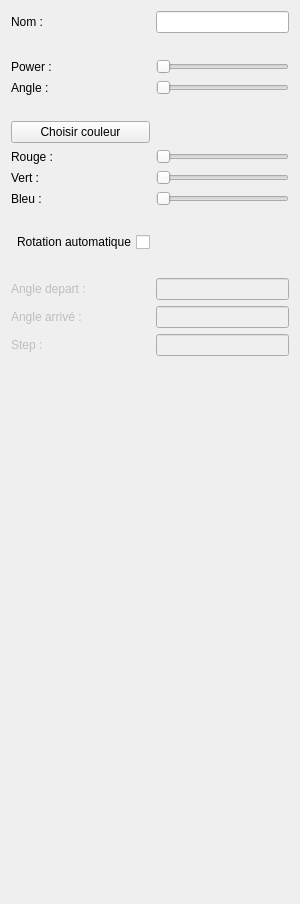
<?xml version="1.0" encoding="UTF-8"?>
<ui version="4.0">
 <class>LaserOptionWidget</class>
 <widget class="QWidget" name="LaserOptionWidget">
  <property name="geometry">
   <rect>
    <x>0</x>
    <y>0</y>
    <width>300</width>
    <height>904</height>
   </rect>
  </property>
  <property name="windowTitle">
   <string>Form</string>
  </property>
  <property name="layoutDirection">
   <enum>Qt::RightToLeft</enum>
  </property>
  <layout class="QVBoxLayout" name="verticalLayout_2">
   <item>
    <layout class="QGridLayout" name="gridLayout">
     <item row="12" column="1">
      <widget class="QLabel" name="_autoAngleStartLbl">
       <property name="enabled">
        <bool>false</bool>
       </property>
       <property name="text">
        <string>Angle depart :</string>
       </property>
      </widget>
     </item>
     <item row="12" column="0">
      <widget class="QLineEdit" name="_autoAngleStartEdit">
       <property name="enabled">
        <bool>false</bool>
       </property>
      </widget>
     </item>
     <item row="13" column="1">
      <widget class="QLabel" name="_autoAngleEndLbl">
       <property name="enabled">
        <bool>false</bool>
       </property>
       <property name="text">
        <string>Angle arrivé :</string>
       </property>
      </widget>
     </item>
     <item row="15" column="0">
      <spacer name="horizontalSpacer">
       <property name="orientation">
        <enum>Qt::Horizontal</enum>
       </property>
       <property name="sizeHint" stdset="0">
        <size>
         <width>40</width>
         <height>20</height>
        </size>
       </property>
      </spacer>
     </item>
     <item row="2" column="0">
      <widget class="QSlider" name="_powerEdit">
       <property name="layoutDirection">
        <enum>Qt::LeftToRight</enum>
       </property>
       <property name="maximum">
        <number>2000</number>
       </property>
       <property name="singleStep">
        <number>1</number>
       </property>
       <property name="orientation">
        <enum>Qt::Horizontal</enum>
       </property>
      </widget>
     </item>
     <item row="9" column="1">
      <widget class="QLabel" name="label_2">
       <property name="text">
        <string/>
       </property>
      </widget>
     </item>
     <item row="15" column="1">
      <spacer name="verticalSpacer">
       <property name="orientation">
        <enum>Qt::Vertical</enum>
       </property>
       <property name="sizeHint" stdset="0">
        <size>
         <width>20</width>
         <height>40</height>
        </size>
       </property>
      </spacer>
     </item>
     <item row="6" column="1">
      <widget class="QLabel" name="label_3">
       <property name="text">
        <string>Rouge :</string>
       </property>
      </widget>
     </item>
     <item row="3" column="0">
      <widget class="QSlider" name="_angleEdit">
       <property name="layoutDirection">
        <enum>Qt::LeftToRight</enum>
       </property>
       <property name="maximum">
        <number>36000</number>
       </property>
       <property name="orientation">
        <enum>Qt::Horizontal</enum>
       </property>
      </widget>
     </item>
     <item row="4" column="1">
      <widget class="QLabel" name="label_7">
       <property name="text">
        <string/>
       </property>
      </widget>
     </item>
     <item row="10" column="1">
      <widget class="QCheckBox" name="_automaticRotationCheckbox">
       <property name="enabled">
        <bool>true</bool>
       </property>
       <property name="text">
        <string>Rotation automatique</string>
       </property>
      </widget>
     </item>
     <item row="14" column="1">
      <widget class="QLabel" name="_autoAngleStepLbl">
       <property name="enabled">
        <bool>false</bool>
       </property>
       <property name="text">
        <string>Step :</string>
       </property>
      </widget>
     </item>
     <item row="14" column="0">
      <widget class="QLineEdit" name="_autoAngleStepEdit">
       <property name="enabled">
        <bool>false</bool>
       </property>
      </widget>
     </item>
     <item row="13" column="0">
      <widget class="QLineEdit" name="_autoAngleEndEdit">
       <property name="enabled">
        <bool>false</bool>
       </property>
      </widget>
     </item>
     <item row="8" column="0">
      <widget class="QSlider" name="_colorBlueEdit">
       <property name="layoutDirection">
        <enum>Qt::LeftToRight</enum>
       </property>
       <property name="maximum">
        <number>10000</number>
       </property>
       <property name="orientation">
        <enum>Qt::Horizontal</enum>
       </property>
      </widget>
     </item>
     <item row="7" column="1">
      <widget class="QLabel" name="label_4">
       <property name="text">
        <string>Vert :</string>
       </property>
      </widget>
     </item>
     <item row="5" column="1">
      <widget class="QPushButton" name="_chooseColorButton">
       <property name="text">
        <string>Choisir couleur</string>
       </property>
      </widget>
     </item>
     <item row="3" column="1">
      <widget class="QLabel" name="_angleLabel">
       <property name="text">
        <string>Angle : </string>
       </property>
      </widget>
     </item>
     <item row="7" column="0">
      <widget class="QSlider" name="_colorGreenEdit">
       <property name="layoutDirection">
        <enum>Qt::LeftToRight</enum>
       </property>
       <property name="maximum">
        <number>10000</number>
       </property>
       <property name="orientation">
        <enum>Qt::Horizontal</enum>
       </property>
      </widget>
     </item>
     <item row="8" column="1">
      <widget class="QLabel" name="label_5">
       <property name="text">
        <string>Bleu :</string>
       </property>
      </widget>
     </item>
     <item row="6" column="0">
      <widget class="QSlider" name="_colorRedEdit">
       <property name="layoutDirection">
        <enum>Qt::LeftToRight</enum>
       </property>
       <property name="maximum">
        <number>10000</number>
       </property>
       <property name="orientation">
        <enum>Qt::Horizontal</enum>
       </property>
      </widget>
     </item>
     <item row="11" column="1">
      <widget class="QLabel" name="label_6">
       <property name="text">
        <string/>
       </property>
      </widget>
     </item>
     <item row="2" column="1">
      <widget class="QLabel" name="label">
       <property name="text">
        <string>Power : </string>
       </property>
      </widget>
     </item>
     <item row="1" column="1">
      <widget class="QLabel" name="label_8">
       <property name="text">
        <string/>
       </property>
      </widget>
     </item>
     <item row="0" column="1">
      <widget class="QLabel" name="label_9">
       <property name="text">
        <string>Nom :</string>
       </property>
      </widget>
     </item>
     <item row="0" column="0">
      <widget class="QLineEdit" name="_objectName"/>
     </item>
    </layout>
   </item>
  </layout>
 </widget>
 <resources/>
 <connections/>
</ui>
